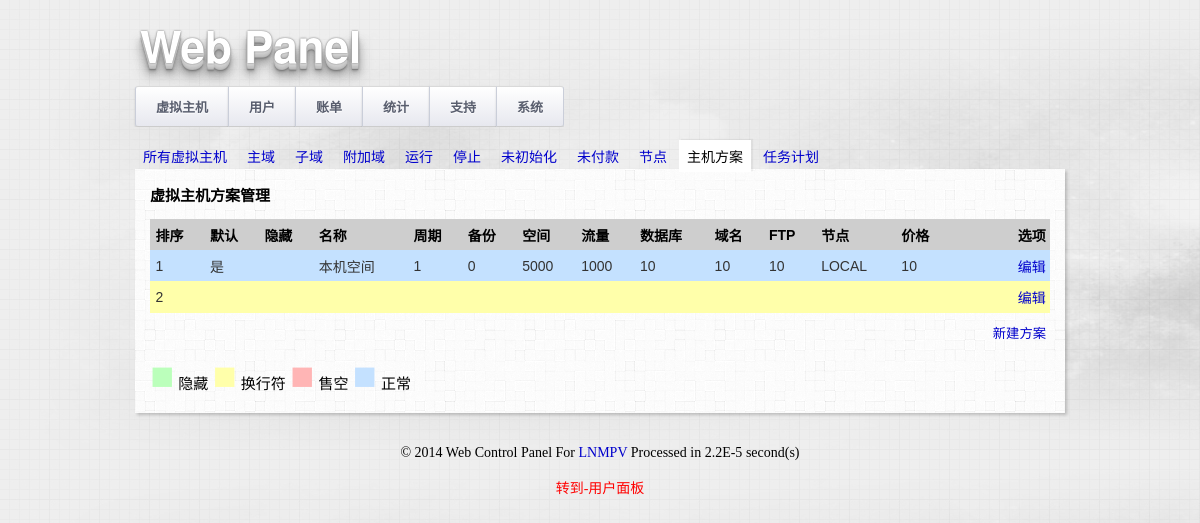
Page /admin_vhost_plans.php (signed in) on the committed database.
### tables this page shows
CREATE TABLE IF NOT EXISTS `vhost_plan` (
`ID` int(11) NOT NULL,
  `sort` int(11) DEFAULT NULL,
  `checked` int(11) NOT NULL,
  `hidden` int(11) DEFAULT '0',
  `planname` varchar(255) NOT NULL,
  `cycle` int(11) NOT NULL,
  `nodes` varchar(255) NOT NULL,
  `backup` int(11) NOT NULL,
  `space` int(11) NOT NULL,
  `webtraffic` double NOT NULL,
  `db` int(11) NOT NULL,
  `subdomain` int(11) NOT NULL,
  `addon` int(11) NOT NULL DEFAULT '0' COMMENT '附加域',
  `ftp` int(11) NOT NULL,
  `price` double NOT NULL,
  `available` int(11) NOT NULL
);

### admin_vhost_plans.php (the view, shortened to what this page needs)
<?php
@include_once("header.php");
?>
<div id="page">
<p class='breadcrumb'><strong>虚拟主机方案管理</strong></p>
<table class="list sortable">
	<tr class="list_head">
		<th class="sortfirstasc">排序</th>
		<th>默认</th>
		<th>隐藏</th>
		<th>名称</th>
		<th>周期</th>
		<th>备份</th>
		<th>空间</th>
		<th>流量</th>
		<th>数据库</th>
		<th>域名</th>
		<th>FTP</th>
		<th>节点</th>
		<th>价格</th>
		<th class="nosort" style="text-align: right">选项</th>
	</tr>
		<?php
			$result_plans = mysql_query("select * FROM vhost_plan");
			while($row_plans = mysql_fetch_array($result_plans)) {
		?>
		<tr <?php
		if ($row_plans['planname']=='hr'){
			echo ' style="background-color:#FFFFAA;"';
			echo '>';
			for ($i=0;$i<=13;$i++){
				if ($i==0)
					echo '<td>'.$row_plans['sort'].'</td>';
				elseif ($i==13)
					echo '<td class="list_options"><a href="admin_vhost_plan_modify.php?planid='.$row_plans['ID'].'&action=modify">编辑</a></td>';
				else
					echo '<td>&nbsp;</td>';
			}
			echo '</tr>';
			continue;
		}
		if ($row_plans['hidden']=='1') echo ' style="background-color:#BBFFBB;"';
		if ($row_plans['available']<=0)
			echo ' style="background-color:#FFB5B5;"';
		else
			echo ' style="background-color:#C4E1FF;"';
		?>>
			<td class="sortfirstasc"><?php echo $row_plans['sort']; ?></td>
			<td><?php echo $row_plans['checked']=='1'?'是':''; ?></td>
			<td><?php echo $row_plans['hidden']=='1'?'是':''; ?></td>
			<td><?php echo $row_plans['planname']; ?></td>
			<td><?php echo $row_plans['cycle']; ?></td>
			<td><?php echo $row_plans['backup']; ?></td>
			<td><?php echo $row_plans['space']; ?></td>
			<td><?php echo $row_plans['webtraffic']; ?></td>
			<td><?php echo $row_plans['db']; ?></td>
			<td><?php echo $row_plans['subdomain']; ?></td>
			<td><?php echo $row_plans['ftp']; ?></td>
			<td><?php echo $row_plans['nodes']; ?></td>
			<td><?php echo $row_plans['price']; ?></td>
			<td class="list_options">
				<a href="admin_vhost_plan_modify.php?planid=<?php echo $row_plans['ID']; ?>&action=modify">编辑</a>
			</td>
		</tr>
		<?php
		}
		?>
</table>
<table class="list">
	<tr class="list_entry" style="height: 40px;">
		<td colspan="3" align="right">
				<a href="admin_vhost_plan_modify.php?action=new">新建方案</a>
		</td>
	</tr>
</table>
<span style="color:#BBFFBB;font-size:40px;">■</span> 隐藏
<span style="color:#FFFFAA;font-size:40px;">■</span> 换行符
<span style="color:#FFB5B5;font-size:40px;">■</span> 售空
<span style="color:#C4E1FF;font-size:40px;">■</span> 正常
</div>
<?php @include_once("footer.php") ?>

### css/manager.css (style rules this page uses)
@media screen and (-webkit-min-device-pixel-ratio:0) { #page { background-color:RED; } }
body { background:url(../images/container-background.jpg); color:#000; margin:0px; text-align:center; }
a { text-decoration:none; }
a:link { color:#0000CC; }
p { color:#333; }
#page { background:url(../images/light_wool.png); text-align:left; margin:0px auto; padding:15px 15px 15px 15px; width:900px; font-family:arial,helvetica,sans-serif; font-size:15px; box-shadow:2px 2px 3px rgba(0, 0, 0, 0.2); -moz-box-shadow:2px 2px 3px rgba(0, 0, 0, 0.2); -khtml-box-shadow:2px 2px 3px rgba(0, 0, 0, 0.2); -webkit-box-shadow:2px 2px 3px rgba(0, 0, 0, 0.2); }
.breadcrumb { margin:0px 0px 14px 0px; color:#000; }
.list { width:100%; border-spacing:5px; border-collapse:collapse; color:#333; font-size:14px; }
.list th { background-color: #CECECE; text-align:left; color:black; padding:0.4em 0.3em 0.4em 0.4em; font-weight:700; font-size:14px; }
.list td { padding:0.4em 0.3em 0.4em 0.4em; }
.list_head { background-color:#eee; color:black; font-size:14px; font-weight:500; }
tr.roweven { background-color:#F4F4FF; }
.list_entry { border-bottom:1px solid #e8e8e8; font-size:13.3px; }
.list_entry:last-child, .list_entry_alt:last-child { border-bottom:0px; }
.list_options { text-align:right; white-space:nowrap; width:90px; }

### rows in the picture
vhost_plan: sort "1", checked "是", planname "本机空间", cycle "1", backup "0", space "5000", webtraffic "1000", db "10", subdomain "10", ftp "10", nodes "LOCAL", price "10"
vhost_plan: sort "2"

### other values in the picture
$PanelName "Web"
$PanelSubName "Panel"
$lang['vhosts'] "虚拟主机"
$lang['users'] "用户"
$lang['billing'] "账单"
$lang['statistics'] "统计"
$lang['support'] "支持"
get_microtime()-$page_start_time "2.2E-5"
$lang['user_panel'] "用户面板"
